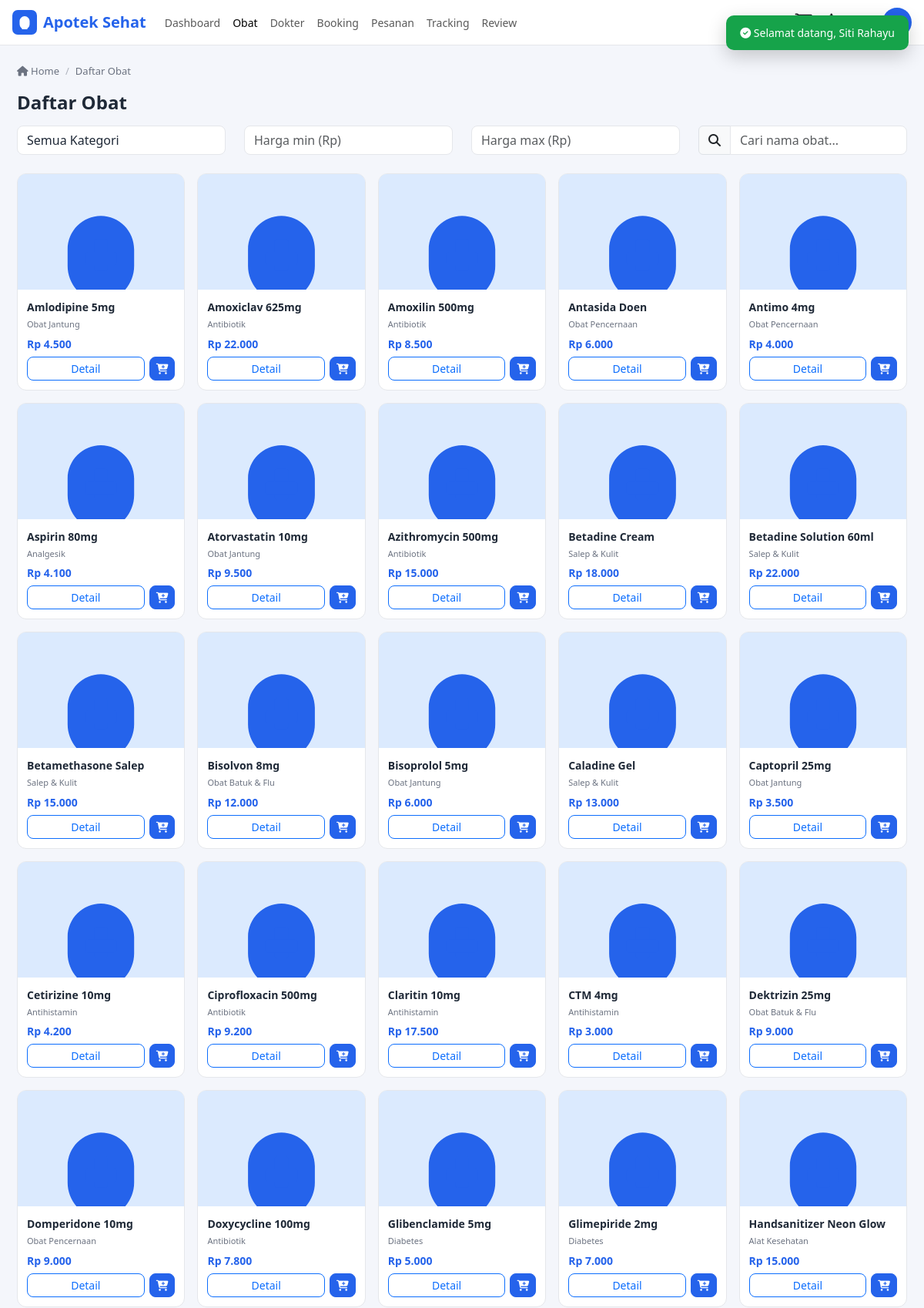
Page /user/obat/index.php (signed in, upper part) on the committed database.
### tables this page shows
CREATE TABLE IF NOT EXISTS obat (
  id_obat        INT(11) UNSIGNED NOT NULL AUTO_INCREMENT,
  kode_obat      VARCHAR(20) NOT NULL,
  nama_obat      VARCHAR(150) NOT NULL,
  id_kategori    INT(11) UNSIGNED DEFAULT NULL,
  id_supplier    INT(11) UNSIGNED DEFAULT NULL,
  harga          DECIMAL(12,2) NOT NULL DEFAULT 0,
  stok           INT(11) NOT NULL DEFAULT 0,
  deskripsi      TEXT DEFAULT NULL,
  gambar         VARCHAR(255) DEFAULT NULL,
  tanggal_expired DATE DEFAULT NULL,
  created_at     DATETIME NOT NULL DEFAULT CURRENT_TIMESTAMP,
  PRIMARY KEY (id_obat),
  UNIQUE KEY unik_kode_obat (kode_obat),
  KEY fk_obat_kategori (id_kategori),
  KEY fk_obat_supplier (id_supplier),
  CONSTRAINT fk_obat_kategori FOREIGN KEY (id_kategori) REFERENCES kategori_obat (id_kategori)
    ON DELETE SET NULL ON UPDATE CASCADE,
  CONSTRAINT fk_obat_supplier FOREIGN KEY (id_supplier) REFERENCES supplier (id_supplier)
    ON DELETE SET NULL ON UPDATE CASCADE
);

CREATE TABLE IF NOT EXISTS kategori_obat (
  id_kategori   INT(11) UNSIGNED NOT NULL AUTO_INCREMENT,
  nama_kategori VARCHAR(100) NOT NULL,
  deskripsi     TEXT DEFAULT NULL,
  PRIMARY KEY (id_kategori)
);

### functions/functions.php (called while the page is built, shortened)
<?php
function e($str) {
    return htmlspecialchars((string)($str ?? ''), ENT_QUOTES, 'UTF-8');
}
function rupiah($n) {
    return 'Rp ' . number_format((float)$n, 0, ',', '.');
}

### user/obat/index.php (the view, shortened to what this page needs)
<?php
require_once '../../config/koneksi.php';
$produk = $pdo->query("SELECT o.*, k.nama_kategori FROM obat o LEFT JOIN kategori_obat k ON k.id_kategori=o.id_kategori ORDER BY o.nama_obat")->fetchAll();
function img_u($g) { return $g ? URL_OBAT . e($g) : BASE_URL . 'assets/images/no-image.svg'; }
require_once '../../includes/header_user.php';
?>
<div class="row mb-3">
    <div class="col-md-3 mb-2">
        <select id="filterKategori" class="form-select">
            <option value="">Semua Kategori</option>
        </select>
    </div>
    <div class="col-md-3 mb-2">
        <input type="number" id="filterHargaMin" class="form-control" placeholder="Harga min (Rp)" min="0">
    </div>
    <div class="col-md-3 mb-2">
        <input type="number" id="filterHargaMax" class="form-control" placeholder="Harga max (Rp)" min="0">
    </div>
    <div class="col-md-3 mb-2">
        <div class="input-group">
            <span class="input-group-text"><i class="fas fa-search"></i></span>
            <input type="text" id="liveSearch" class="form-control" placeholder="Cari nama obat...">
        </div>
    </div>
</div>
<div class="product-grid" id="produkGrid">
    <?php foreach ($produk as $o): ?>
    <div class="product-card">
        <div class="img"><img src="<?= img_u($o['gambar']) ?>" onerror="this.src='<?= BASE_URL ?>assets/images/no-image.svg'" alt=""></div>
        <div class="body">
            <div class="name"><?= e($o['nama_obat']) ?></div>
            <div class="cat"><?= e($o['nama_kategori']) ?></div>
            <div class="price"><?= rupiah($o['harga']) ?></div>
            <div class="foot">
                <a href="<?= BASE_URL ?>user/obat/detail.php?id=<?= $o['id_obat'] ?>" class="btn btn-sm btn-outline-primary flex-grow-1">Detail</a>
                <?php if ($o['stok'] > 0): ?>
                <button class="btn btn-sm btn-primary" onclick="addToCart(<?= $o['id_obat'] ?>)"><i class="fas fa-cart-plus"></i></button>
                <?php else: ?><span class="btn btn-sm btn-secondary disabled">Habis</span><?php endif; ?>
            </div>
        </div>
    </div>
    <?php endforeach; ?>
</div>
<?php require_once '../../includes/footer_user.php'; ?>

### assets/css/style.css (style rules this page uses)
:root { --primary: #2563eb; --primary-dark: #1d4ed8; --primary-light: #dbeafe; --bg: #f4f6fb; --surface: #ffffff; --text: #1f2937; --text-muted: #6b7280; --border: #e5e7eb; --sidebar-bg: #1e293b; --sidebar-text: #cbd5e1; --success: #16a34a; --danger: #dc2626; --warning: #f59e0b; --info: #0ea5e9; --shadow: 0 1px 3px rgba(0,0,0,.08), 0 1px 2px rgba(0,0,0,.04); --radius: 12px; }
* { box-sizing: border-box; }
body { background: var(--bg); color: var(--text); font-family: 'Segoe UI', system-ui, -apple-system, sans-serif; margin: 0; font-size: 14px; }
a { text-decoration: none; color: var(--primary); }
.btn-primary, .btn-success, .btn-danger, .btn-warning, .btn-info, .btn-secondary, .btn-outline-primary { border-radius: 8px; font-size: 14px; }
.btn-primary { background: var(--primary); border-color: var(--primary); }
.form-control, .form-select { background: var(--surface); border-color: var(--border); color: var(--text); border-radius: 8px; }
.product-grid { display: grid; grid-template-columns: repeat(auto-fill, minmax(200px,1fr)); gap: 16px; }
.product-card { background: var(--surface); border: 1px solid var(--border); border-radius: var(--radius); overflow: hidden; transition: .2s; display: flex; flex-direction: column; }
.product-card .img { height: 150px; background: var(--primary-light); display: grid; place-items: center; color: var(--primary); font-size: 40px; overflow: hidden; }
.product-card .img img { width: 100%; height: 100%; object-fit: cover; }
.product-card .body { padding: 12px; flex: 1; display: flex; flex-direction: column; }
.product-card .name { font-weight: 600; font-size: 14px; margin-bottom: 4px; }
.product-card .cat { font-size: 11px; color: var(--text-muted); }
.product-card .price { font-weight: 700; color: var(--primary); margin: 6px 0; }
.product-card .foot { margin-top: auto; display: flex; gap: 6px; }

### rows in the picture
obat: nama_obat "Amlodipine 5mg", id_kategori.nama_kategori "Obat Jantung", harga "Rp 4.500"
obat: nama_obat "Amoxiclav 625mg", id_kategori.nama_kategori "Antibiotik", harga "Rp 22.000"
obat: nama_obat "Amoxilin 500mg", id_kategori.nama_kategori "Antibiotik", harga "Rp 8.500"
obat: nama_obat "Antasida Doen", id_kategori.nama_kategori "Obat Pencernaan", harga "Rp 6.000"
obat: nama_obat "Antimo 4mg", id_kategori.nama_kategori "Obat Pencernaan", harga "Rp 4.000"
obat: nama_obat "Aspirin 80mg", id_kategori.nama_kategori "Analgesik", harga "Rp 4.100"
obat: nama_obat "Atorvastatin 10mg", id_kategori.nama_kategori "Obat Jantung", harga "Rp 9.500"
obat: nama_obat "Azithromycin 500mg", id_kategori.nama_kategori "Antibiotik", harga "Rp 15.000"
obat: nama_obat "Betadine Cream", id_kategori.nama_kategori "Salep & Kulit", harga "Rp 18.000"
obat: nama_obat "Betadine Solution 60ml", id_kategori.nama_kategori "Salep & Kulit", harga "Rp 22.000"
obat: nama_obat "Betamethasone Salep", id_kategori.nama_kategori "Salep & Kulit", harga "Rp 15.000"
obat: nama_obat "Bisolvon 8mg", id_kategori.nama_kategori "Obat Batuk & Flu", harga "Rp 12.000"
obat: nama_obat "Bisoprolol 5mg", id_kategori.nama_kategori "Obat Jantung", harga "Rp 6.000"
obat: nama_obat "Caladine Gel", id_kategori.nama_kategori "Salep & Kulit", harga "Rp 13.000"
obat: nama_obat "Captopril 25mg", id_kategori.nama_kategori "Obat Jantung", harga "Rp 3.500"
obat: nama_obat "Cetirizine 10mg", id_kategori.nama_kategori "Antihistamin", harga "Rp 4.200"
obat: nama_obat "Ciprofloxacin 500mg", id_kategori.nama_kategori "Antibiotik", harga "Rp 9.200"
obat: nama_obat "Claritin 10mg", id_kategori.nama_kategori "Antihistamin", harga "Rp 17.500"
obat: nama_obat "CTM 4mg", id_kategori.nama_kategori "Antihistamin", harga "Rp 3.000"
obat: nama_obat "Dektrizin 25mg", id_kategori.nama_kategori "Obat Batuk & Flu", harga "Rp 9.000"
obat: nama_obat "Domperidone 10mg", id_kategori.nama_kategori "Obat Pencernaan", harga "Rp 9.000"
obat: nama_obat "Doxycycline 100mg", id_kategori.nama_kategori "Antibiotik", harga "Rp 7.800"
obat: nama_obat "Glibenclamide 5mg", id_kategori.nama_kategori "Diabetes", harga "Rp 5.000"
obat: nama_obat "Glimepiride 2mg", id_kategori.nama_kategori "Diabetes", harga "Rp 7.000"
obat: nama_obat "Handsanitizer Neon Glow", id_kategori.nama_kategori "Alat Kesehatan", harga "Rp 15.000"

### other values in the picture
$page_title "Daftar Obat"
